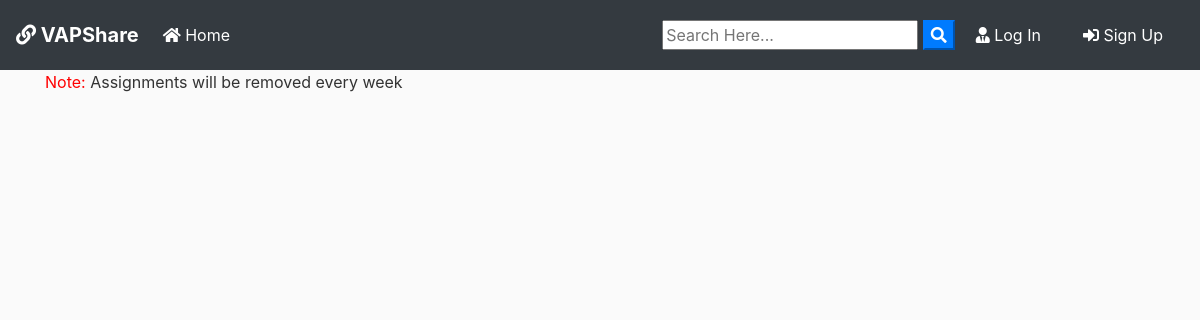
/, run on an earlier commit of the app's database.
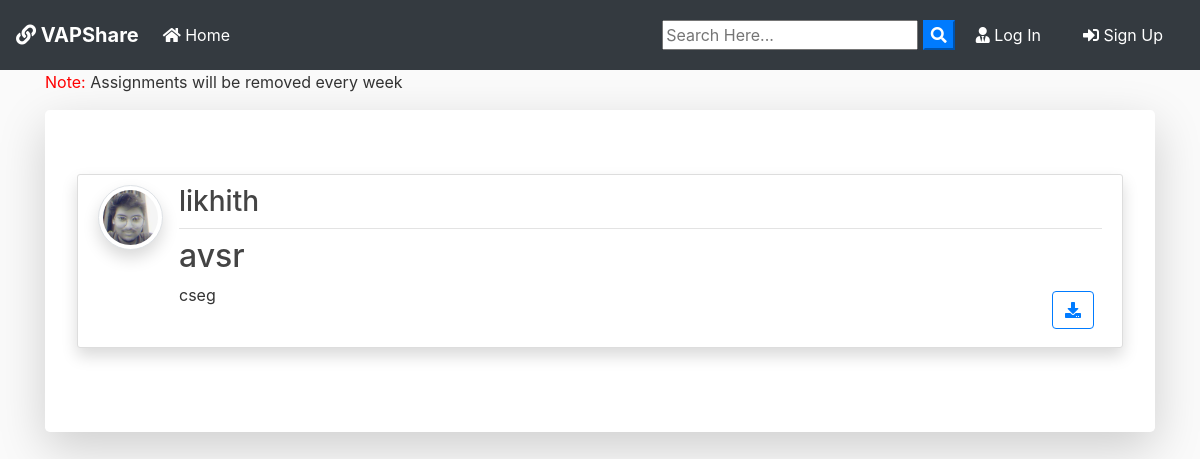
And on a later commit of the database.
### blog/models.py (models this page shows, shortened)
class Post(models.Model):
	title = models.CharField(max_length=100)
	file = models.FileField(null=True,blank=True,upload_to='Files')
	content = models.TextField()
	date_posted = models.DateTimeField(default=timezone.now)
	author = models.ForeignKey(User, on_delete=models.CASCADE)

### users/models.py (models this page shows, shortened)
class Profile(models.Model):
    user = models.OneToOneField(User, on_delete=models.CASCADE)
    image = models.ImageField(default='default.jpg', upload_to='profile_pics')

### blog/views.py (the view)
# urls.py: path('', PostListView.as_view(), name='blog-home'),
class PostListView(ListView):
    model = Post
    template_name = 'blog/home.html'  # <app>/<model>_<viewtype>.html
    context_object_name = 'posts'
    ordering = ['-date_posted']
    paginate_by = 2

### blog/templates/blog/home.html (shortened to what this page needs)
{% extends "blog/base.html" %}
{% block content %}
<p><span style="color: red;" >Note:</span>  Assignments will be removed every week</p>
    {% for post in posts %}
      <div class="jumbotron mt-3 bg-white shadow-lg">
      <article class="media content-section shadow">
        <a href="{{ post.author.profile.image.url }} " target="_blank"> <img src="{{ post.author.profile.image.url }}  " alt="" class="article-img rounded-circle img-thumbnail img-fluid shadow">
        </a>
        <div class="media-body">
          <div class="article-metadata d-flex justify-content-between">
            <a class="mr-2 " href="{% url 'user-posts' post.author.username  %}"><h3>{{ post.author }}</h3></a>
          </div>
          <h2><a class="article-title text-justify " href="{% url 'post-detail' post.id %}">{{ post.title }}</a></h2>
          <div class="d-flex justify-content-between">
            <p class="article-content text-justify text-truncate overflow-hidden">{{ post.content }}</p>
            {% if post.file %}
          <div class="form-group mt-0 pt-0  m-2">
            <a class="btn btn-outline-primary  btn-d "  href="{{ post.file.url }}"  download type="submit"><i class="fas fa-download"></i></a>
          </div>
          {% endif %}
          </div>
        </div>
      </article>
      </div>
    {% endfor %}
{% endblock content %}

### blog/templates/blog/base.html (shortened to what this page needs)
{% load static %}
<!doctype html>
<html lang="en">
  <head>
    <link rel="stylesheet" href="https://stackpath.bootstrapcdn.com/bootstrap/4.3.1/css/bootstrap.min.css">
    <link rel="stylesheet" href="https://use.fontawesome.com/releases/v5.8.1/css/all.css" >
    <link rel="stylesheet" href="{% static 'blog/main.css' %}">
</head>
  <body>
        <nav class="navbar navbar-expand-lg navbar-dark bg-dark">
                <a class="navbar-brand font-weight-bold" href="{% url 'blog-home' %}"><i class="fa fa-link"></i> VAPShare</a>
                <div class="collapse navbar-collapse" id="navbarSupportedContent">
                  <ul class="navbar-nav mr-auto">
                    <li class="nav-item active">
                      <a class="nav-link" href="{% url 'blog-home' %}"><i class="fas fa-home"></i> Home <span class="sr-only">(current)</span></a>
                    </li>
                  </ul>
                  <form id="searchform" action="{% url 'search' %}" method="get">
                    <input type="text" name="q" type="text" value="{{ request.GET.q }}" placeholder="Search Here..." />
                    <button type="button" onclick="searchform.submit()" class=" text-white my-color btn-primary"><i class="fa fa-search"></i></button>
                </form>
                    {% if user.is_authenticated %}
                    <a href="{% url 'user-posts' user %}" class="btn text-white m-2"><i class="fas fa-user-shield"></i> My Post</a>
                    <a href="{% url 'post-create' %} " class="btn text-white m-2"><i class="fas fa-user-edit"></i> New Post</a>
                    <a href="{% url 'profile' %} " class="btn text-white m-2"><i class="fas fa-user"></i> {{ user.username }}</a>
                    <a href="{% url 'logout' %} " class="btn text-white m-2"><i class="fas fa-sign-out-alt"></i> Log Out</a>
                    {% else %}
                    <a href="{% url 'login' %} " class="btn text-white m-2"><i class="fas fa-user-tie"></i> Log In</a>
                    <a href="{% url 'register' %} " class="btn text-white m-2"> <i class="fas fa-sign-in-alt"></i> Sign Up</a>
                    {% endif %}
                </div>
              </nav>
      <div class="container my-bg">
    {% block content %}
    {% endblock  %}
</div>
  </body>
</html>

### blog/static/blog/main.css (style rules this page uses)
body { background: #fafafa; color: #333333; margin-top: 0; }
h1, h2, h3, h4, h5, h6 { color: #444444; }
ul { margin: 0; }
.content-section { background: #ffffff; padding: 10px 20px; border: 1px solid #dddddd; border-radius: 3px; margin-bottom: 20px; }
.article-title { color: #444444; }
.article-content { white-space: pre-line; }
.article-img { height: 65px; width: 65px; margin-right: 16px; }
.article-metadata { padding-bottom: 1px; margin-bottom: 4px; border-bottom: 1px solid #e3e3e3 }

What changed in the data, as far as the page shows it:
added Post: author.profile.image (picture), author "likhith", title "avsr", content "cseg"
